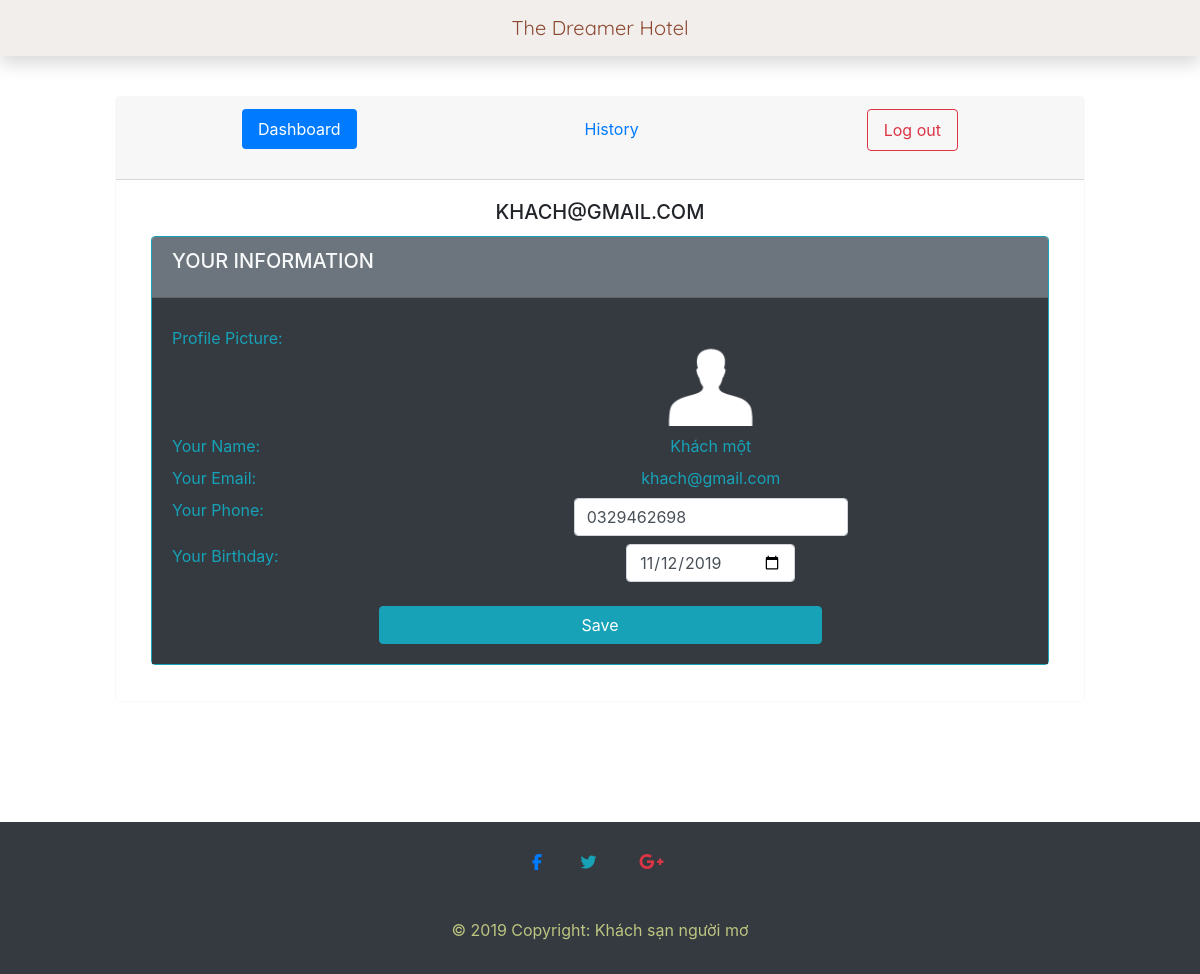
Page /View/account.php (signed in) on the committed database.
### tables this page shows
CREATE TABLE `account_customer` (
  `username` char(50) NOT NULL,
  `password` char(50) NOT NULL,
  `numberphone` char(50) NOT NULL,
  `name` varchar(50) NOT NULL,
  `birthday` date NOT NULL,
  `accounttype` varchar(50) NOT NULL,
  `id` int(11) NOT NULL
);

### View/account.php (the view, shortened to what this page needs)
<!DOCTYPE html>
<html lang="en">
<head>
    <link rel="stylesheet" href="https://maxcdn.bootstrapcdn.com/bootstrap/4.3.1/css/bootstrap.min.css" />
</head>
<body>
    <nav id="nav-bar" class="navbar navbar-expand-lg navbar-light bg-light shadow fixed-top">
        <a id="brand-name" class="navbar-brand mx-auto" href="/index.php">The Dreamer Hotel</a>
    </nav>
    <div class="container-fluid my-5">
        <div class="row">
            <div class="col-md-10 mx-auto">
                <div class="card border-light my-5">
                    <div class="card-header">
                        <ul class="nav nav-pills mb-3 justify-content-around" id="pills-tab" role="tablist">
                            <li class="nav-item">
                                <a class="nav-link active" id="dashboard" data-toggle="pill" href="#dashboard-content"
                                    role="tab" aria-controls="dashboard-content" aria-selected="true">Dashboard</a>
                            </li>
                            <li class="nav-item">
                                <a class="nav-link" id="history" data-toggle="pill" href="#history-content" role="tab"
                                    aria-controls="history-content" aria-selected="false">History</a>
                            </li>
                            <li class="nav-item">
                                <a href="../Controller/logout.php" class="nav-link btn btn-outline-danger" style="cursor: pointer;" id="logout">Log
                                    out</a>
                            </li>
                        </ul>
                    </div>
                    <div class="card-body">
					<?php
						$user = $_SESSION['name'];
						require_once("../conn.php");
						$sql = "SELECT * FROM account_customer WHERE username='$user'";
						$result = $conn->query($sql);
						if($result->num_rows ==1){
							$row = $result->fetch_assoc();
							$taikhoan = $row["username"];
							$sdt = $row["numberphone"];
							$ten = $row["name"];
							$ngaysinh = $row["birthday"];
						}
					?>
                        <h5 class="card-title text-center text-uppercase">
                            <?php echo $user ?>
                        </h5>
                        <div class="tab-content" id="pills-tabContent">
                            <div class="tab-pane fade show active" id="dashboard-content" role="tabpanel"
                                aria-labelledby="dashboard">
                                <div class="container-fluid d-flex">
                                    <div class="card w-100 border-info mb-3 mx-auto">
                                        <div class="card-header bg-secondary">
                                            <h5 class="card-title text-uppercase text-light">
                                                Your information
                                            </h5>
                                        </div>
                                        <form action="../Controller/addinforoom.php" method="POST" enctype="multipart/form-data">
                                            <div class="card-body bg-dark text-info">
                                                <div class="row my-2">
                                                    <div class="col-xs-3 col-sm-3 col-md-3 col-lg-3">
                                                        Profile Picture:
                                                    </div>
                                                    <div class="col-xs-9 col-sm-9 col-md-9 col-lg-9 d-flex">
                                                        <img src="/Image/anonymous.png" class="mx-auto"
                                                            style="width:100px; height:100px; ;" alt="" />
                                                    </div>
                                                </div>
                                                <div class="row my-2">
                                                    <div class="col-xs-3 col-sm-3 col-md-3 col-lg-3">
                                                        Your Name:
                                                    </div>
                                                    <div class="col-xs-9 col-sm-9 col-md-9 col-lg-9 d-flex">
                                                        <div class="text-center mx-auto">
															<?php echo $ten ?>
														</div>
                                                    </div>
                                                </div>
                                                <div class="row my-2">
                                                    <div class="col-xs-3 col-sm-3 col-md-3 col-lg-3">
                                                        Your Email:
                                                    </div>
                                                    <div class="col-xs-9 col-sm-9 col-md-9 col-lg-9 d-flex">
                                                        <div class="text-center mx-auto">
															<?php echo $taikhoan ?>
														</div>
                                                    </div>
                                                </div>
                                                <div class="row my-2">
                                                    <div class="col-xs-3 col-sm-3 col-md-3 col-lg-3">
                                                        Your Phone:
                                                    </div>
                                                    <div class="col-xs-9 col-sm-9 col-md-9 col-lg-9 d-flex">
                                                        <div class="mx-auto"> <input type="number" name="phone"
                                                                id="phonenumber" class="form-control" value="<?php echo $sdt ?>"
                                                                required /></div>
                                                    </div>
                                                </div>
                                                <div class="row my-2">
                                                    <div class="col-xs-3 col-sm-3 col-md-3 col-lg-3">
                                                        Your Birthday:
                                                    </div>
                                                    <div class="col-xs-9 col-sm-9 col-md-9 col-lg-9 d-flex">
                                                        <div class=" mx-auto">
                                                            <input type="date" name="birthday" id="inputbirthday"
                                                                class="form-control" value="<?php echo $ngaysinh ?>">
                                                        </div>
                                                    </div>
                                                </div>
                                                <div class="row mt-4 ">
                                                    <button type="submit"
                                                        class="btn btn-info btn-block w-50 mx-auto">Save</button>
                                                </div>
                                            </div>
                                        </form>
                                    </div>
                                </div>
                            </div>
                        </div>
                    </div>
                </div>
            </div>
        </div>
    </div>
    <footer class="page-footer font-small stylish-color-dark pt-4 w-100">
        <div class="bg-dark p-3 text-light">
            <ul class="list-unstyled list-inline text-center">
                <li class="list-inline-item">
                    <button class="btn btn-facebook btn-link btn-icon-only btn-circle waves-effect ">
                        <i class="fab fa-facebook-f"></i>
                    </button>
                </li>
                <li class="list-inline-item">
                    <button class="btn btn-twitter btn-link btn-icon-only btn-circle waves-effect waves-teal text-info">
                        <i class="fab fa-twitter"></i>
                    </button>
                </li>
                <li class="list-inline-item">
                    <button
                        class="btn btn-google btn-link btn-icon-only btn-circle waves-effect waves-red btn-lg text-danger">
                        <i class="fab fa-google-plus-g"></i>
                    </button>
                </li>
            </ul>
            <div class="footer-copyright text-center py-3" style="color: #BDC581; ">© 2019 Copyright: Khách sạn
                người
                mơ
            </div>
        </div>
    </footer>
</body>
</html>

### View/account.php (style rules this page uses)
* { margin: 0; padding: 0; box-sizing: border-box; }
#brand-name { color: #8c4830; font-family: "Quicksand", sans-serif; }
#nav-bar { background-color: #f2eeeb !important; }

### rows in the picture
account_customer: name "Khách một", username "khach@gmail.com", phone "0329462698", birthday "11/12/2019"

### other values in the picture
$user "KHACH@GMAIL.COM"
